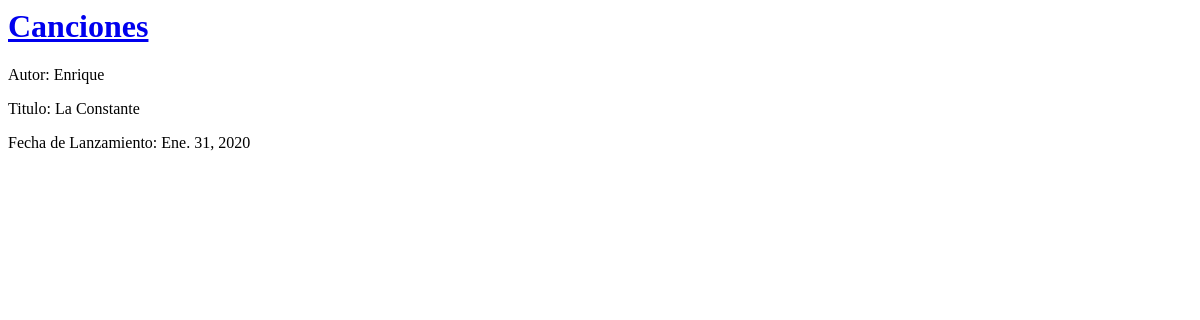
Before: / with the older database file.
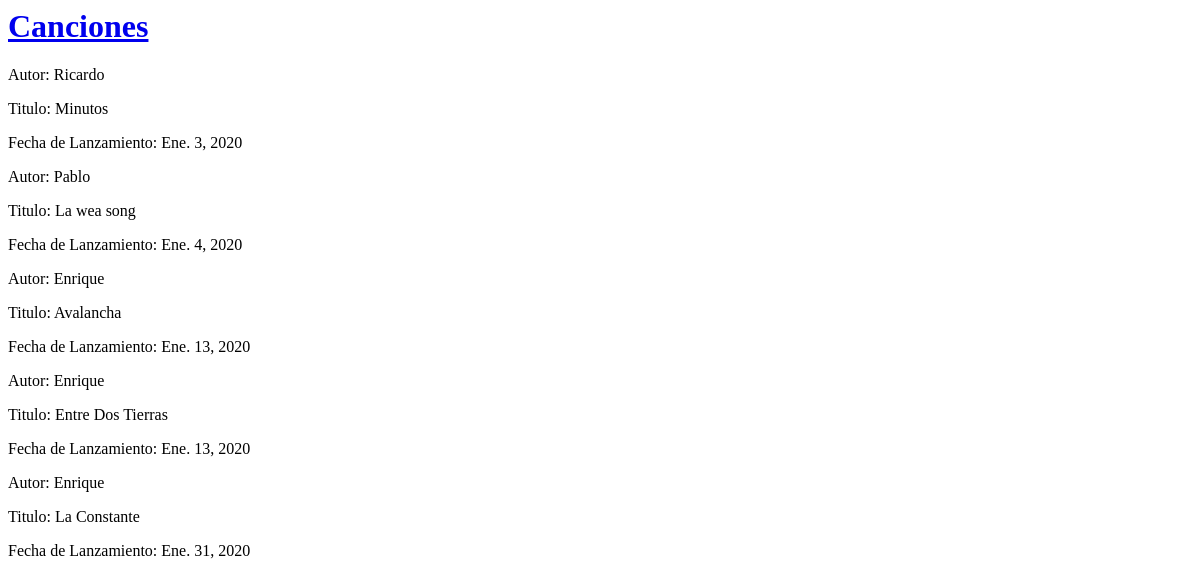
After: the same page with the newer database file.
### canciones/models.py (models this page shows, shortened)
class Canciones(models.Model):
    Titulo = models.CharField(max_length=200)
    Autor = models.ForeignKey(Autores, on_delete=models.CASCADE)
    FechaLanzamiento = models.DateField()

class Autores(models.Model):
    Nombre = models.CharField(max_length=200)
    Edad = models.IntegerField()
    Nacionalidad = models.CharField(max_length=100)
    FechaDeNacimiento = models.DateField()
    def __str__(self):
        return self.Nombre

### canciones/views.py (the view)
# urls.py: path('', views.canciones_list, name='canciones_list'),
def canciones_list(request):
    listaCanciones = Canciones.objects.order_by('FechaLanzamiento')
    return render(request, 'canciones/canciones_list.html', {'canciones': listaCanciones})

### canciones/templates/canciones/canciones_list.html (shortened to what this page needs)
<html>
    <head>
    </head>
    <body>
        <div class="page-header">
            <h1><a href="/">Canciones</a></h1>
        </div>
        {% for cancion in canciones %}
        <div>
            <p>Autor: {{ cancion.Autor }}</p>
            <p>Titulo: {{ cancion.Titulo }}</p>
            <p>Fecha de Lanzamiento: {{ cancion.FechaLanzamiento }}</p>
        </div>
        {% endfor %}
    </body>
</html>

Changed rows visible on the page:
added Canciones: Autor "Ricardo", Titulo "Minutos", FechaLanzamiento "Ene. 3, 2020"
added Canciones: Autor "Pablo", Titulo "La wea song", FechaLanzamiento "Ene. 4, 2020"
added Canciones: Autor "Enrique", Titulo "Avalancha", FechaLanzamiento "Ene. 13, 2020"
added Canciones: Autor "Enrique", Titulo "Entre Dos Tierras", FechaLanzamiento "Ene. 13, 2020"
